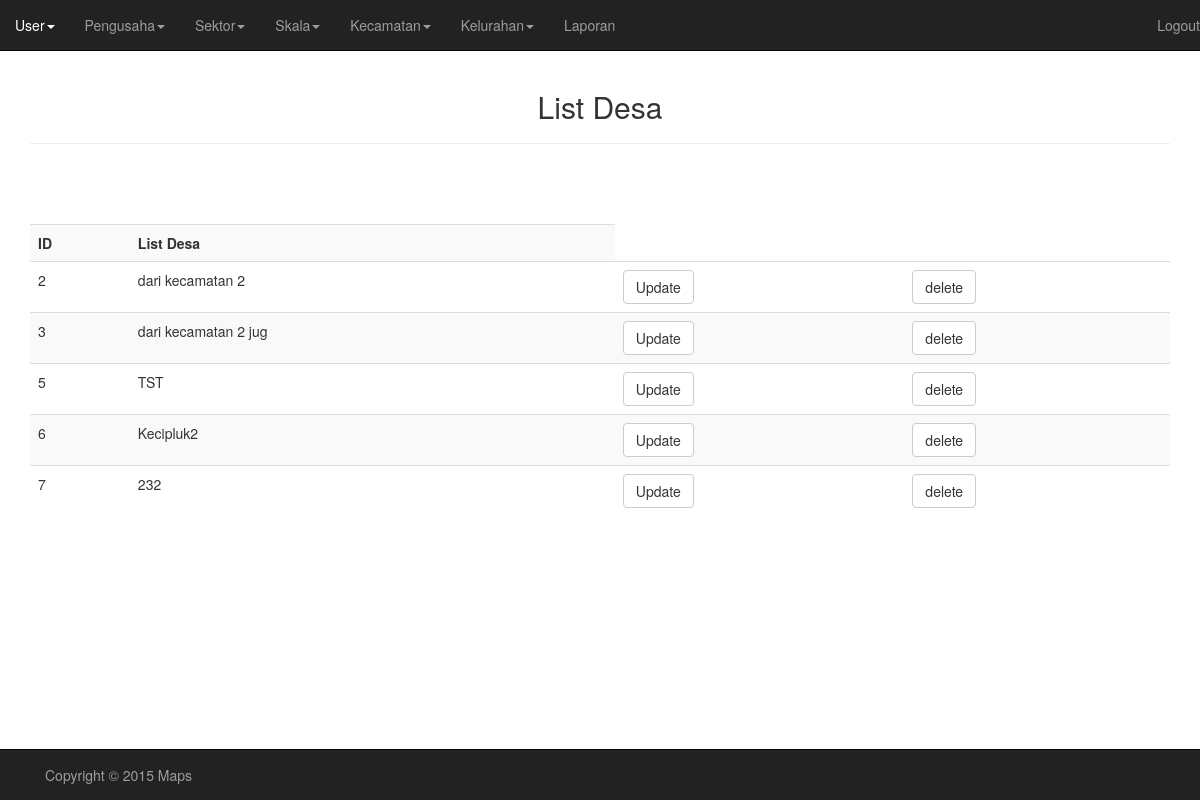
The page /Program/admin/listDesa.php (signed in) on the database its author committed.
### tables this page shows
CREATE TABLE IF NOT EXISTS `kelurahan` (
  `id_kelurahan` int(11) NOT NULL AUTO_INCREMENT,
  `nama_kelurahan` varchar(20) NOT NULL,
  `id_kecamatan` int(11) NOT NULL,
  `lat` varchar(25) NOT NULL,
  `lng` varchar(25) NOT NULL,
  PRIMARY KEY (`id_kelurahan`),
  KEY `id_kecamatan` (`id_kecamatan`)
);

### Program/admin/listDesa.php (the view, shortened to what this page needs)
<!doctype html>
<html>
<head>
    <link href="../css/bootstrap.css" rel="stylesheet">
    <link href="../css/custom.css" rel="stylesheet">
</head>
<body>
<div class="container">
    <h2 class="text-center">List Desa</h2><hr/><br>
        <?php
            $sqlDesa = "SELECT * FROM kelurahan";
            $query = mysql_query($sqlDesa);
        ?>
            <br><br>
            <table class="table table-striped">
                <tr>
                    <th>ID</th>
                    <th>List Desa</th>
                </tr>
                <?php
                    while($row = mysql_fetch_array($query))
                    {
                        echo "<tr>";
                            echo '<form method = "post" action = "#">';
                                echo '<td>' . $row['id_kelurahan'] . '<input type = "hidden" name = "id_kelurahan" value = "'. $row['id_kelurahan'] .'"></td>';
                                echo '<td>' . $row['nama_kelurahan'] . '<input type = "hidden" name = "nama_kelurahan" value = "'. $row['nama_kelurahan'] .'"></td>';
                                echo '<td><input type = "submit" name = "update" value = "Update" class="btn btn-default"></td>';
                                echo '<td><input type = "submit" name = "delete" value = "delete" class="btn btn-default"></td>';
                            echo '</form>';
                        echo "</tr>";
                     }
                ?>
            </table>
        <div class="row">
            <div class="navbar navbar-inverse navbar-fixed-bottom ">
                <div class="container">
                    <p class="navbar-text pull-left">Copyright &copy 2015 Maps</p>
                </div>
            </div>
        </div>
    </div>
</body>
</html>

### Program/css/custom.css (style rules this page uses)
body { padding-top : 70px; padding-bottom : 70px; }

### rows shown on the page
kelurahan: id_kelurahan "2", nama_kelurahan "dari kecamatan 2"
kelurahan: id_kelurahan "3", nama_kelurahan "dari kecamatan 2 jug"
kelurahan: id_kelurahan "5", nama_kelurahan "TST"
kelurahan: id_kelurahan "6", nama_kelurahan "Kecipluk2"
kelurahan: id_kelurahan "7", nama_kelurahan "232"
